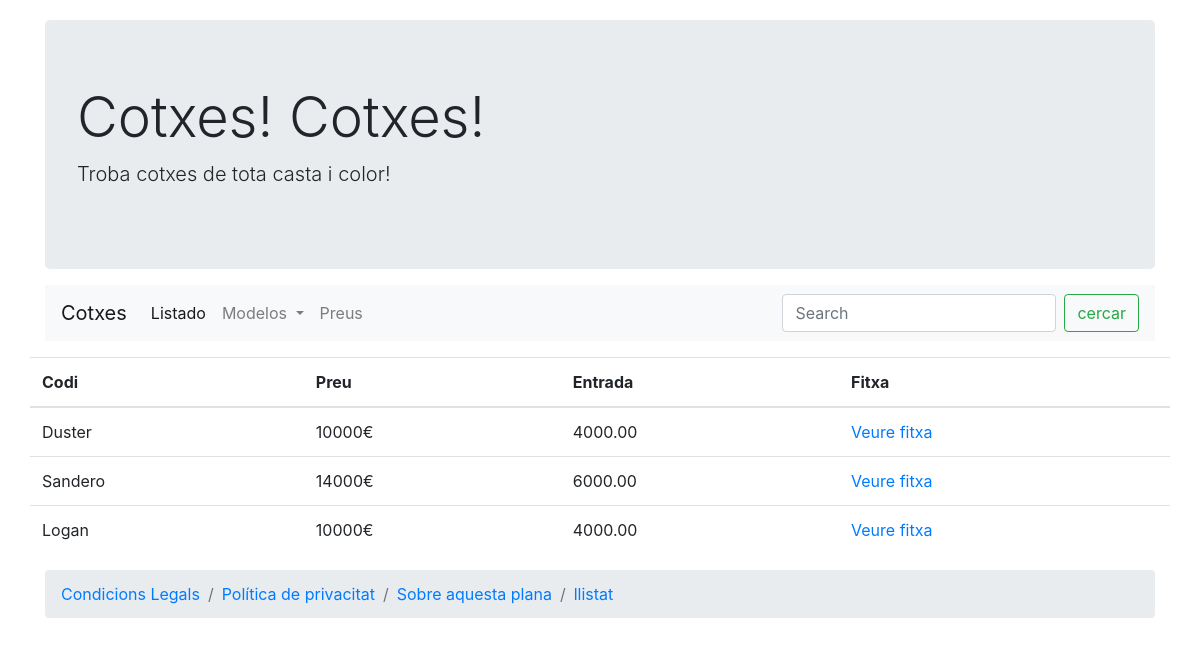
Page /preus.php on the committed database.
### tables this page shows
CREATE TABLE `precios` (
  `id` int(11) NOT NULL,
  `ficha_id` int(11) NOT NULL,
  `precio` decimal(10,0) NOT NULL,
  `entrada` decimal(10,2) NOT NULL,
  `tae` decimal(4,2) NOT NULL,
  `meses` int(11) NOT NULL,
  `precio_final` decimal(10,2) NOT NULL
);

CREATE TABLE `ficha` (
  `id` int(11) NOT NULL,
  `name` varchar(40) NOT NULL,
  `code` char(5) NOT NULL,
  `purpose` varchar(200) NOT NULL,
  `title` varchar(100) NOT NULL,
  `header` varchar(100) NOT NULL,
  `description` text NOT NULL,
  `url` varchar(100) NOT NULL
);

### preus.php (the view, shortened to what this page needs)
<!DOCTYPE html>
<html lang="es">
    <head>
        <link rel="stylesheet" href="https://stackpath.bootstrapcdn.com/bootstrap/4.4.1/css/bootstrap.min.css"
 />
    </head>
    <body>
        <div class="container">
            <?php include 'includes/jumbotron.php'?>
            <?php include 'includes/menu.php';?>
            <div class="row">
                <table class="table">
                    <thead>
                        <tr>
                            <th scope="col">Codi</th>
                            <th scope="col">Preu</th>
                            <th scope="col">Entrada</th>
                            <th scope="col">Fitxa</th>
                        </tr>
                    </thead>
                    <tbody>
                        <?php
$sql ="select ficha.name, ficha.code, precios.precio, precios.entrada from ficha join precios on precios.ficha_id=ficha.id";
$preus = $pdo->query($sql)->fetchAll(PDO::FETCH_ASSOC);
foreach ($preus as $cotxe) {
    echo '<tr>';
    echo '<td>', $cotxe["name"], '</td>';
    echo '<td>', $cotxe["precio"],'€ </td>';
    echo '<td>', $cotxe["entrada"], '</td>';
    echo '<td><a href="ficha.php?code=', $cotxe['code'], '">Veure fitxa</a></td>';
    echo '</tr>';
  }
?>
                    </tbody>
                </table>
            </div>
            <?php include "includes/footer.php"?>
        </div>
    </body>
</html>

### preus.php (style rules this page uses)
.container { margin-top: 20px; }

### rows in the picture
precios: ficha.name "Duster", precio "10000", entrada "4000.00"
precios: ficha.name "Sandero", precio "14000", entrada "6000.00"
precios: ficha.name "Logan", precio "10000", entrada "4000.00"
